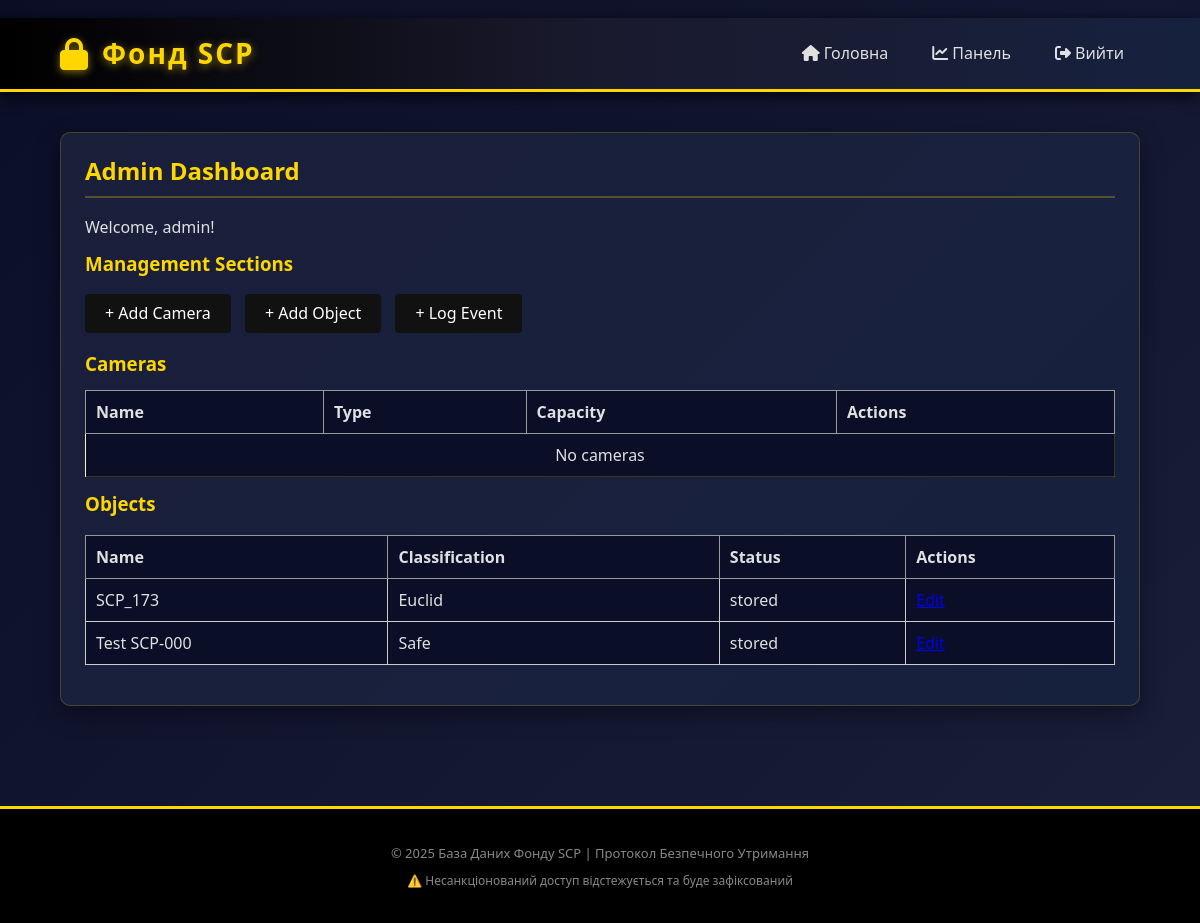
The page /admin/dashboard (signed in) on the database as committed earlier.
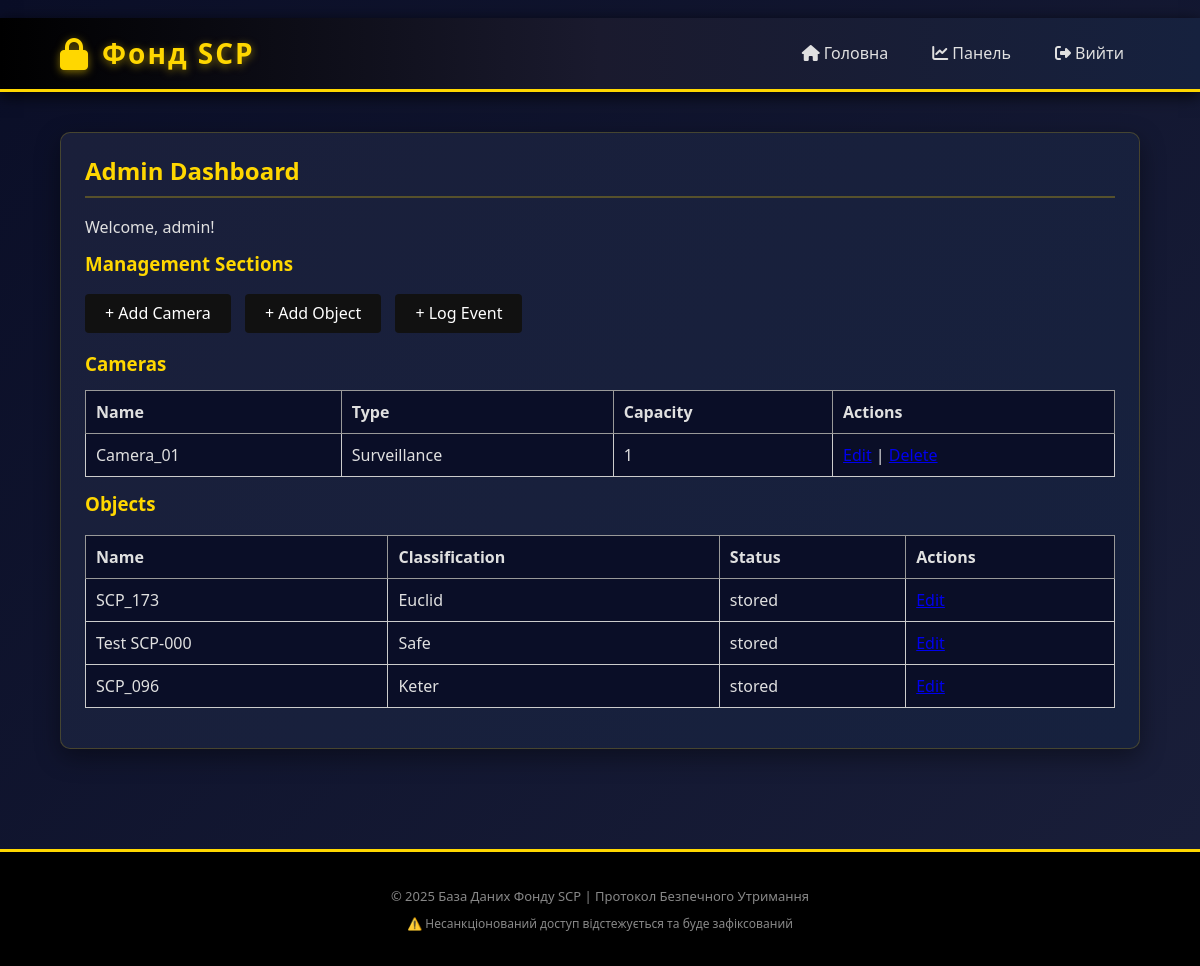
The same page on the database as committed later.
### tables this page shows
CREATE TABLE "objects" (
                id INTEGER PRIMARY KEY,
                name TEXT NOT NULL,
                classification TEXT NOT NULL DEFAULT 'Unspecified' CHECK(classification IN ("Unspecified","Safe","Euclid","Keter","Thaumiel","Exotic","Metaclass")),
                description TEXT,
                storage_requirements TEXT,
                camera_id INTEGER,
                status TEXT DEFAULT 'stored',
                history_of_movements TEXT,
                created_at DATETIME,
                updated_at DATETIME
            );

CREATE TABLE cameras (
	id INTEGER NOT NULL, 
	name VARCHAR(128) NOT NULL, 
	type VARCHAR(64), 
	max_capacity INTEGER, 
	current_capacity INTEGER, 
	cleaning_schedule TEXT, 
	maintenance_schedule TEXT, 
	security_level INTEGER, 
	equipment_list TEXT, 
	created_at DATETIME, 
	updated_at DATETIME, 
	PRIMARY KEY (id)
);

### app.py (the view)
    @app.route('/admin/dashboard')
    @login_required
    def admin_dashboard():
        if current_user.role != 'admin':
            flash('Доступ заборонено.', 'danger')
            return redirect(url_for('user_dashboard'))
        cameras = Camera.query.all()
        objects = ObjectItem.query.all()
        events = Event.query.all()
        return render_template('dashboard_admin.html', cameras=cameras, objects=objects, events=events)

### templates/dashboard_admin.html
﻿{% extends "base.html" %}
{% block content %}
<div class="card">
  <h2>Admin Dashboard</h2>
  <p>Welcome, {{ current_user.username }}!</p>
  <h3>Management Sections</h3>
  <div style="margin:20px 0;">
    <a href="{{ url_for('add_camera') }}" style="background:#111; color:#fff; padding:10px 20px; border-radius:4px; text-decoration:none; display:inline-block; margin-right:10px;">+ Add Camera</a>
    <a href="{{ url_for('add_object') }}" style="background:#111; color:#fff; padding:10px 20px; border-radius:4px; text-decoration:none; display:inline-block; margin-right:10px;">+ Add Object</a>
    <a href="{{ url_for('add_event') }}" style="background:#111; color:#fff; padding:10px 20px; border-radius:4px; text-decoration:none; display:inline-block;">+ Log Event</a>
  </div>
  <h3>Cameras</h3>
  <table style="width:100%; border-collapse:collapse; background:#f9f9f9;">
    <tr style="background:#ddd; font-weight:bold;">
      <td style="padding:10px; border:1px solid #999;">Name</td>
      <td style="padding:10px; border:1px solid #999;">Type</td>
      <td style="padding:10px; border:1px solid #999;">Capacity</td>
      <td style="padding:10px; border:1px solid #999;">Actions</td>
    </tr>
    {% if cameras %}
      {% for camera in cameras %}
      <tr>
        <td style="padding:10px; border:1px solid #ccc;">{{ camera.name }}</td>
        <td style="padding:10px; border:1px solid #ccc;">{{ camera.type or '-' }}</td>
        <td style="padding:10px; border:1px solid #ccc;">{{ camera.max_capacity }}</td>
        <td style="padding:10px; border:1px solid #ccc;">
          <a href="{{ url_for('edit_camera', camera_id=camera.id) }}">Edit</a> |
          <a href="{{ url_for('delete_camera', camera_id=camera.id) }}">Delete</a>
        </td>
      </tr>
      {% endfor %}
    {% else %}
      <tr><td colspan="4" style="padding:10px; text-align:center;">No cameras</td></tr>
    {% endif %}
  </table>
  <h3>Objects</h3>
  <table style="width:100%; border-collapse:collapse; background:#f9f9f9; margin-top:20px;">
    <tr style="background:#ddd; font-weight:bold;">
      <td style="padding:10px; border:1px solid #999;">Name</td>
      <td style="padding:10px; border:1px solid #999;">Classification</td>
      <td style="padding:10px; border:1px solid #999;">Status</td>
      <td style="padding:10px; border:1px solid #999;">Actions</td>
    </tr>
    {% if objects %}
      {% for obj in objects %}
      <tr>
        <td style="padding:10px; border:1px solid #ccc;">{{ obj.name }}</td>
        <td style="padding:10px; border:1px solid #ccc;">{{ obj.classification }}</td>
        <td style="padding:10px; border:1px solid #ccc;">{{ obj.status }}</td>
        <td style="padding:10px; border:1px solid #ccc;">
          <a href="{{ url_for('edit_object', object_id=obj.id) }}">Edit</a>
        </td>
      </tr>
      {% endfor %}
    {% else %}
      <tr><td colspan="4" style="padding:10px; text-align:center;">No objects</td></tr>
    {% endif %}
  </table>
</div>
{% endblock %}

### templates/base.html (shortened to what this page needs)
<!doctype html>
<html lang="uk">
<head>
  <link rel="stylesheet" href="https://cdnjs.cloudflare.com/ajax/libs/normalize/8.0.1/normalize.min.css">
  <link rel="stylesheet" href="https://cdnjs.cloudflare.com/ajax/libs/font-awesome/6.4.0/css/all.min.css">
</head>
<body>
  <header>
    <div class="container">
      <h1><i class="fas fa-lock"></i> Фонд SCP</h1>
      <nav>
        <ul>
          <li><a href="{{ url_for('index') }}"><i class="fas fa-home"></i> Головна</a></li>
          {% if current_user.is_authenticated %}
            <li><a href="{{ url_for('dashboard') }}"><i class="fas fa-chart-line"></i> Панель</a></li>
            <li><a href="{{ url_for('logout') }}"><i class="fas fa-sign-out-alt"></i> Вийти</a></li>
          {% else %}
            <li><a href="{{ url_for('login') }}"><i class="fas fa-sign-in-alt"></i> Увійти</a></li>
            <li><a href="{{ url_for('register') }}"><i class="fas fa-user-plus"></i> Реєстрація</a></li>
          {% endif %}
        </ul>
      </nav>
    </div>
  </header>
  <main class="container">
    {% block content %}{% endblock %}
  </main>
  <footer>
    <div class="container">
      <p>&copy; 2025 База Даних Фонду SCP | Протокол Безпечного Утримання</p>
      <p style="font-size: 12px; margin-top: 8px;">⚠️ Несанкціонований доступ відстежується та буде зафіксований</p>
    </div>
  </footer>
</body>
</html>

### templates/base.html (style rules this page uses)
* { box-sizing: border-box; }
body { font-family: 'Segoe UI', Tahoma, Geneva, Verdana, sans-serif; margin: 0; padding: 0; background: linear-gradient(135deg, #0a0e27 0%, #1a1f3a 100%); color: #e0e0e0; min-height: 100vh; }
header { background: linear-gradient(90deg, #000000 0%, #1a1a2e 50%, #16213e 100%); border-bottom: 3px solid #ffd700; padding: 0; box-shadow: 0 4px 15px rgba(0, 0, 0, 0.8); position: sticky; top: 0; z-index: 1000; }
header .container { display: flex; justify-content: space-between; align-items: center; padding: 16px 0; width: 90%; max-width: 1200px; margin: 0 auto; }
header h1 { margin: 0; font-size: 28px; color: #ffd700; text-shadow: 0 2px 8px rgba(255, 215, 0, 0.5); letter-spacing: 2px; display: flex; align-items: center; gap: 12px; }
header h1 i { font-size: 32px; }
nav ul { list-style: none; display: flex; gap: 12px; margin: 0; padding: 0; flex-wrap: wrap; }
nav ul li { margin: 0; }
nav a { color: #e0e0e0; text-decoration: none; padding: 10px 16px; border-radius: 6px; transition: all 0.3s ease; display: inline-block; font-weight: 500; }
.container { width: 90%; max-width: 1200px; margin: 0 auto; }
main { padding: 40px 0; }
.card { background: linear-gradient(135deg, #1a1f3a 0%, #16213e 100%); padding: 24px; border-radius: 10px; border: 1px solid #ffd70033; box-shadow: 0 8px 24px rgba(0, 0, 0, 0.4); transition: all 0.3s ease; }
.card h2 { margin-top: 0; color: #ffd700; border-bottom: 2px solid #ffd70044; padding-bottom: 12px; margin-bottom: 20px; font-size: 24px; }
.card h3 { color: #ffd700; margin-top: 16px; margin-bottom: 8px; }
footer { background: #000; border-top: 3px solid #ffd700; color: #888; text-align: center; padding: 24px 0; margin-top: 60px; font-size: 13px; }
table { width: 100%; border-collapse: collapse; background: #0a0e27; margin: 16px 0; border: 1px solid #ffd70044; }
table td { padding: 12px; border: 1px solid #ffd70033; color: #e0e0e0; background: #0a0e27; }

Rows that differ between the two databases and show on the page:
added cameras: name "Camera_01", type "Surveillance", max_capacity "1"
added objects: name "SCP_096", classification "Keter", status "stored"
Other text that changed with them:
text no longer shown: "No cameras"
